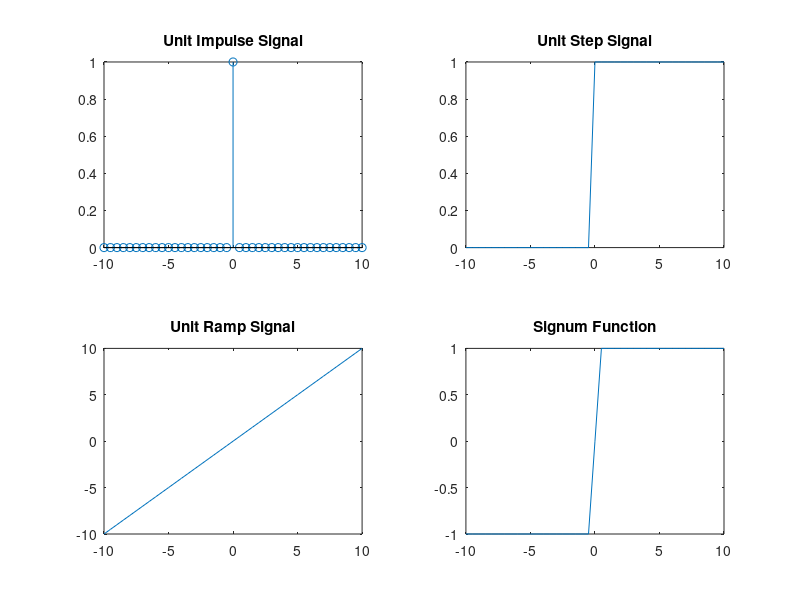
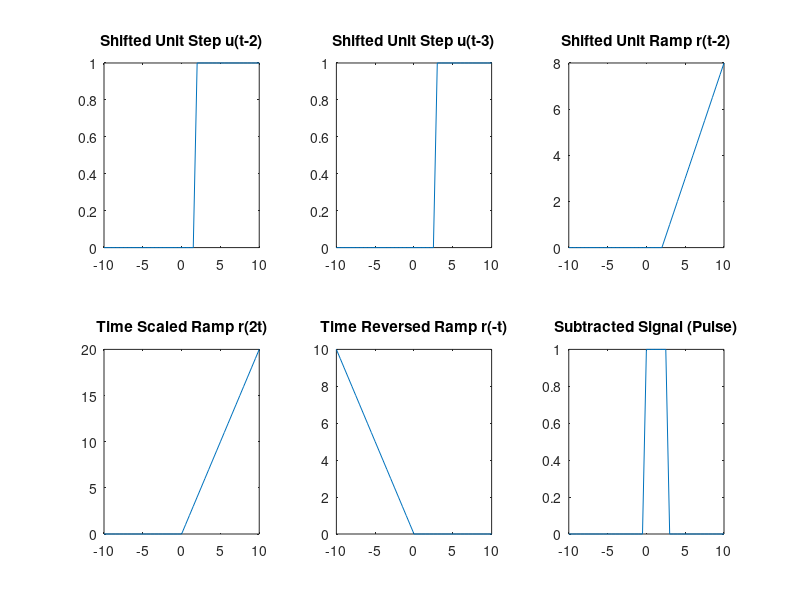

Recreate these plots in MATLAB, in order.
clc; 
clear; 
close all; 
% Basic Signals 
t = -10:0.5:10; 
impulse = zeros(1,length(t)); 
[m,idx] = min(abs(t)); 
impulse(idx) = 1; 
% unit step signal 
ustep = zeros(1,length(t)); 
ustep(find(t >= 0)) = 1; 
% ramp signal 
r = t ; 
% signum function 
s = sign(t); 
% Plotting Configuration 1 
figure(1); % Equivalent to scf(0) 
subplot(2,2,1); 
stem(t, impulse); 
title('Unit Impulse Signal'); 
subplot(2,2,2); 
plot(t, ustep); 
title('Unit Step Signal'); 
subplot(2,2,3); 
plot(t, r); 
title('Unit Ramp Signal'); 
subplot(2,2,4); 
plot(t, s); 
title('Signum Function'); 
t = -10:0.5:10; 
% Time Shifting 
u_shift = zeros(1,length(t)) + (t >= 2);  % Shifted unit step u(t-2) 
u_shift2 = zeros(1,length(t)) + (t >= 3); % Shifted unit step u(t-3) 
U_new = 1*(t >= 0) - 1*(t >= 3);          
% Shifted unit ramp signal, r(t-2) 
r = (t - 2) .* (t >= 2);  
% Time scaling r(2t) 
r_2 = (2 * t) .* (t >= 0); 
% Time reversal r(-t) 
r_m = (-t) .* (t <= 0); 
% Plotting Configuration 2 
figure(2); % Equivalent to scf(1) 
subplot(2,3,1); 
plot(t, u_shift); 
title('Shifted Unit Step u(t-2)');  
subplot(2,3,2); 
plot(t, u_shift2); 
title('Shifted Unit Step u(t-3)');  
subplot(2,3,3); 
plot(t, r); 
title('Shifted Unit Ramp r(t-2)'); 
subplot(2,3,4); 
plot(t, r_2); 
title('Time Scaled Ramp r(2t)'); 
subplot(2,3,5); 
plot(t, r_m); % FIXED: Removed '*t' crash 
title('Time Reversed Ramp r(-t)'); 
subplot(2,3,6); 
plot(t, U_new); 
title('Subtracted Signal (Pulse)'); 
